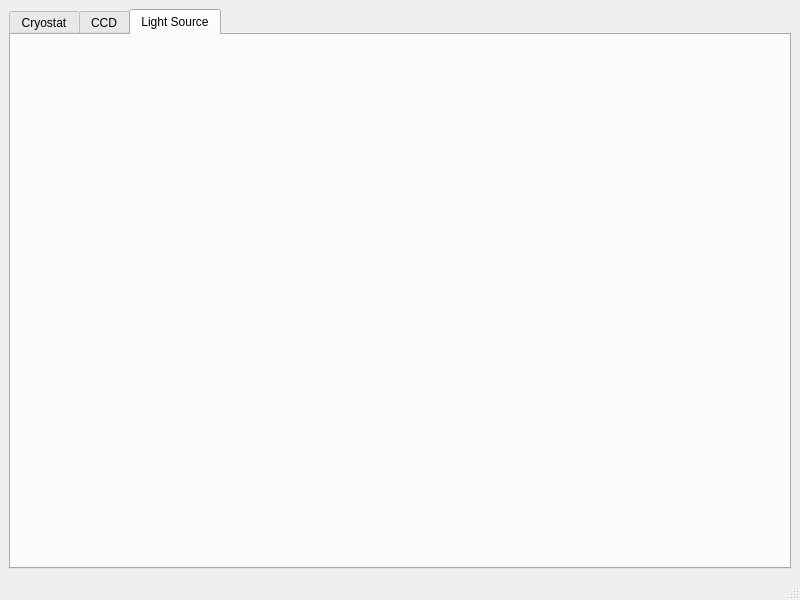
<?xml version="1.0" encoding="UTF-8"?>
<ui version="4.0">
 <class>MainWindow</class>
 <widget class="QMainWindow" name="MainWindow">
  <property name="geometry">
   <rect>
    <x>0</x>
    <y>0</y>
    <width>800</width>
    <height>600</height>
   </rect>
  </property>
  <property name="windowTitle">
   <string>MainWindow</string>
  </property>
  <widget class="QWidget" name="centralwidget">
   <layout class="QGridLayout" name="gridLayout">
    <item row="0" column="0">
     <widget class="QTabWidget" name="tabWidget">
      <property name="currentIndex">
       <number>2</number>
      </property>
      <widget class="QWidget" name="cryotab">
       <attribute name="title">
        <string>Cryostat</string>
       </attribute>
      </widget>
      <widget class="QWidget" name="CCDtab">
       <attribute name="title">
        <string>CCD</string>
       </attribute>
      </widget>
      <widget class="QWidget" name="illumtab">
       <attribute name="title">
        <string>Light Source</string>
       </attribute>
      </widget>
     </widget>
    </item>
   </layout>
  </widget>
  <widget class="QMenuBar" name="menubar">
   <property name="geometry">
    <rect>
     <x>0</x>
     <y>0</y>
     <width>800</width>
     <height>19</height>
    </rect>
   </property>
  </widget>
  <widget class="QStatusBar" name="statusbar"/>
  <action name="actionSwitch_to_cryostat_tab">
   <property name="text">
    <string>switch to cryostat tab</string>
   </property>
   <property name="shortcut">
    <string>Z</string>
   </property>
  </action>
 </widget>
 <resources/>
 <connections/>
</ui>
